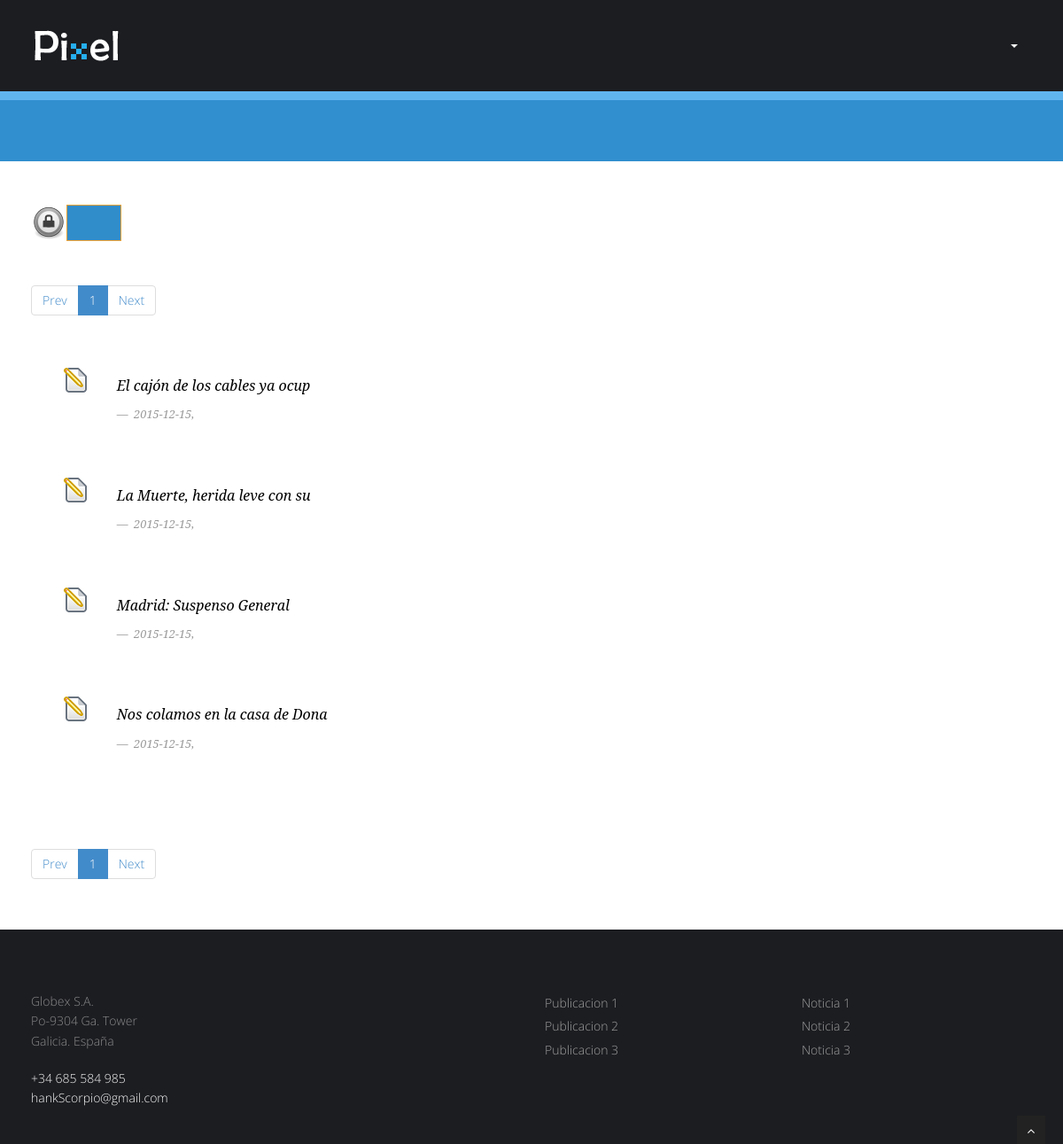
The page /Controladores/Privada/C_PrensaP.php (signed in) on the database as committed earlier.
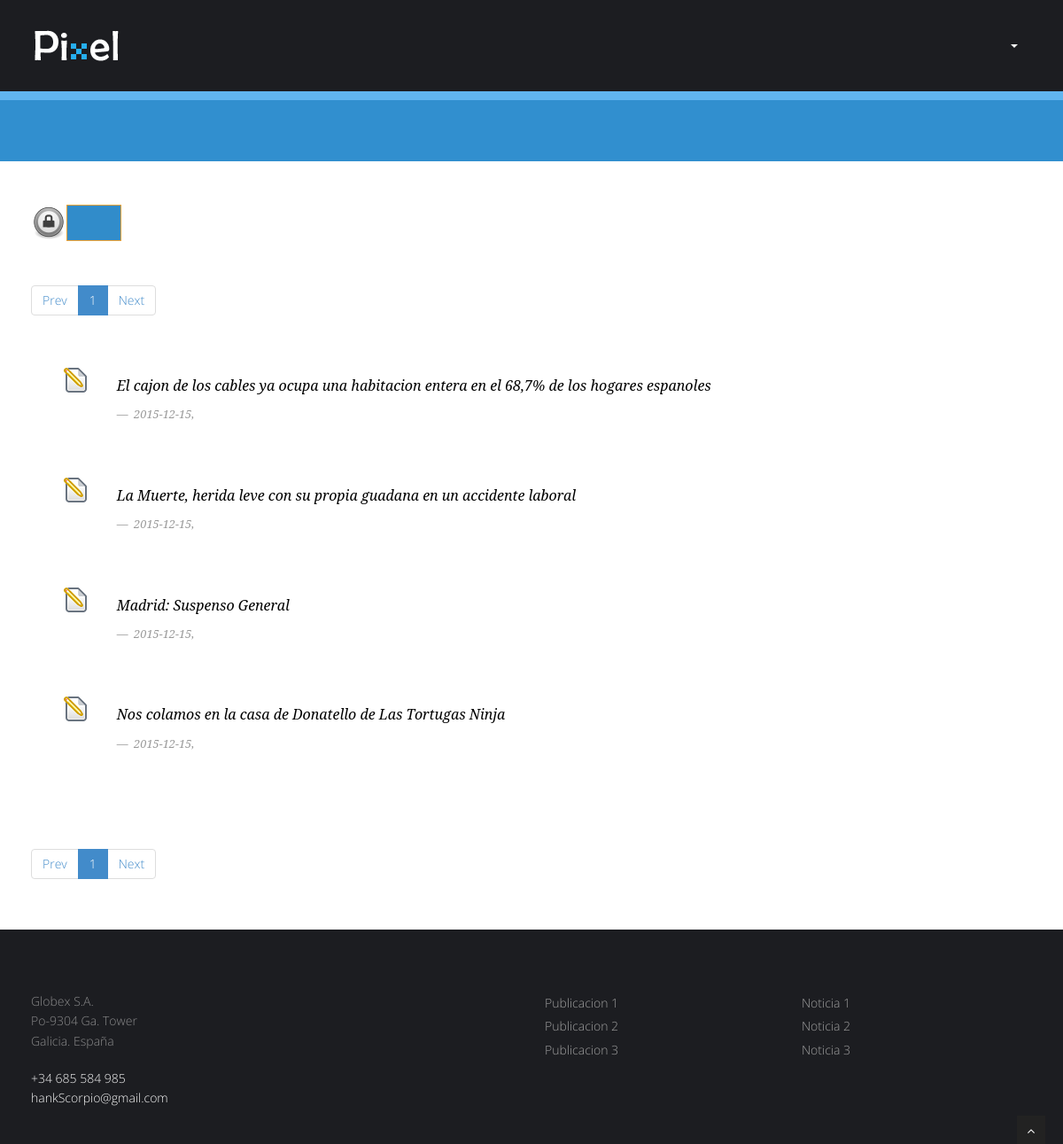
The same page on the database as committed later.
### tables this page shows
CREATE TABLE IF NOT EXISTS `S_NOTICIAS` (
  `Titulo_Noticia` varchar(200) NOT NULL,
  `Fecha_Noticia` date NOT NULL,
  `Web_Noticia` varchar(300) DEFAULT NULL,
  `IDPDF_Noticia` varchar(10) DEFAULT NULL,
  `Publicador_Noticia` varchar(20) NOT NULL
);

### Controladores/Privada/C_PrensaP.php (called while the page is built, shortened)
<?php
$Raiz = explode('/',$_SERVER['PHP_SELF'])[count(explode('/',$_SERVER['PHP_SELF']))-4];
function getRuta()
{
	global $Raiz;
	$RutaArray = explode('/',$_SERVER['PHP_SELF']);
	$toret = "";
	for ($i =(count($RutaArray)-2);$i > 0; $i = $i -1)
	{
		if ($RutaArray[$i] == $Raiz)
			break;
		else
			$toret = $toret."../";
	}
	return $toret;
}
$RutaRelativaControlador = getRuta();
include_once $RutaRelativaControlador.'Comun/ArchivoComun.php';
$PagID = $identificadoresPrivados["Prensa"];
include_once $vistas[$PagID];
?>

### Comun/ArchivoComun.php (called while the page is built, shortened)
<?php
$NumporPags = 10;
$identificadores = array(
'Home' => 'H',
'Miembros' => 'M',
'Prensa'=> 'P',
'Transferencias'=> 'T',
'Colaboraciones'=> 'C',
'Login' => 'L',
'Publicaciones' => 'Pu'
);
$identificadoresPrivados = array(
'Home' => 'HP',
'Miembros' => 'MP',
'AMiembros' => 'AMP',
'MMiembros' => 'MMP',
'DMiembros' => 'DMP',
'Prensa'=> 'PP',
'APrensa'=> 'APP',
'MPrensa'=> 'MPP',
'DPrensa' => 'DPP',
'Transferencias'=> 'TP',
'ATransferencias'=> 'ATP',
'MTransferencias'=> 'MTP',
'DTransferencias'=> 'DTP',
'Colaboraciones'=> 'CP',
'AColaboraciones'=> 'ACP',
'MColaboraciones'=> 'MCP',
'DColaboraciones'=> 'DCP',
'Publicaciones'=> 'PuP',
'APublicaciones'=> 'APuP',
'MPublicaciones'=> 'MPuP',
'DPublicaciones'=> 'DPuP',
'Docencia'=> 'DC',
'ADocencia'=> 'ADC',
'MDocencia'=> 'MDC',
'Actividades'=> 'AP',
'AActividades'=> 'AAP',
'MActividades'=> 'MAP',
'DActividades'=> 'DAP',
'Administracion'=> 'G',
'ERRORPERM' => 'ERRORPERM'
);
$MenuPrincipalPrivados = array(
'Home' => $identificadoresPrivados['Home'],
'Miembros' => $identificadoresPrivados['Miembros'],
'Prensa'=> $identificadoresPrivados['Prensa'],
'Transferencias'=> $identificadoresPrivados['Transferencias'],
'Colaboraciones'=> $identificadoresPrivados['Colaboraciones'],
'Docencia'=> $identificadoresPrivados['Docencia'],
'Publicaciones'=> $identificadoresPrivados['Publicaciones'],
'Actividades'=> $identificadoresPrivados['Actividades'],
'Administracion'=> $identificadoresPrivados['Administracion']
);
?>

### GESTAPP/Clases/BaseDatosControl.php (called while the page is built, shortened)
<?php
Class BaseDatosControl
{
	public $conexionBD;
	function __construct()
	{
		$this->conexionBD = new mysqli('localhost','gC', 'gC','ET3gC');
	}
	function OperacionGenericaBD($var,$Error = "1")
	{
		if (!$resultado = $this->conexionBD->query($var))
		{
			if (isset($_COOKIE["TEST"]))
			{
				echo '<br><b>Warning</b>: '.$this->conexionBD->error.' in <b>/BaseDatosControl.php</b> on line <b>36</b><br>';
				exit();
			}
			else
			{
				throw new Exception($Error . "=>". $var . "<br>Error: " . $this->conexionBD->error . "");
			}
		}
		return $resultado;
	}
}
?>

### Clases/TablaBD.php (called while the page is built, shortened)
<?php
include_once $RutaRelativaControlador.'GESTAPP/Clases/BaseDatosControl.php';
Class TablaBD
{
	public $nombreTabla = "";
	function __construct($n,$arrayCampos,$arrayClaves)
	{
		$this->nombreTabla = $n;
	}
	public function ListadoRegistros($opciones)
	{
		$BD = new BaseDatosControl();
		return $BD->OperacionGenericaBD("Select * from ".$this->nombreTabla." ". $opciones);
	}
}
?>

### Vistas/Privadas/V_PrensaP.php (the view, shortened to what this page needs)
<?php
Class PrensaPrivada
{
function DisplayContent($idioma,$noticias,$pagAct,$ultimaPagina)
{
	global $NumporPags;
	global $identificadoresPrivados;
	global $controladores;
	global $RutaRelativaControlador;
?>
	<section id="content">
	<div class="container">
			<div class="row">
			<div class="col-md-3" >
			<img style="display:inline" src="<?php echo $RutaRelativaControlador?>img/engranaje2.svg.png"
			  class="img-responsive">
			  <a style="display:inline" class="btn btn-warning" href="<?php echo $controladores[$identificadoresPrivados["APrensa"]]?>"><?php echo $idioma['Alta_Prensa']; ?></a>
			</div>
			<div class="col-md-9"></div>
		  </div>
		<div class="row">
			<div class="col-md-12">
				<ul class="pagination">
					<li>
						<a onclick="document.getElementById('ant').submit();">Prev</a>
					</li>
					<?php
					for ($i = $pagAct-5; $i < $pagAct+5;$i = $i+1 )
					{
						if ($i > 0 && $i <= ceil(count($noticias)/$NumporPags))
						{
							$active = "";
							if ($i == $pagAct)
								$active = ' class="active" ';
							echo '
							<li '.$active.' >
								<a onclick="document.getElementById(\'numeracion'.$i.'\').submit();">'.$i.'</a>
							</li>
							';
						}
					}
					?>
					<li>
						<a onclick="document.getElementById('pos').submit();">Next</a>
					</li>
				</ul>
			</div>
		</div>
		<div class="row">
			<div class="col-lg-12">
				<?php
					foreach($noticias as $noticia)
					{
						echo '
						<div class="row">
						<div class="col-md-1">
							<form id="'.$noticia["Titulo_Noticia"].'" action="'.$controladores[$identificadoresPrivados["MPrensa"]].'" method="POST">
								<input type="hidden" name="MOD" value="'.$noticia["Titulo_Noticia"].'" />
								</form>
								<img style="display:inline" onClick="document.getElementById(\''.$noticia["Titulo_Noticia"].'\').submit();" src="'.$RutaRelativaControlador.'img/editar.png"
							class="img-responsive pull-right"></img>
							</div>
							<div class="col-md-11">
								<blockquote>
									<p>
										'.$noticia["Titulo_Noticia"].'
									</p> <small> '.$noticia["Fecha_Noticia"].', <cite> <a href="'.$noticia["Web_Noticia"].'" target="_blank" >'.$idioma["Enlace"].'</a> </cite>
									</small>
								</blockquote>
							</div>
						</div>
						';
					}
				?>
			</div>
		</div>
		<div class="row">
			<div class="col-md-12">
				<ul class="pagination">
					<li>
						<a onclick="document.getElementById('ant').submit();">Prev</a>
					</li>
					<?php
					for ($i = $pagAct-5; $i < $pagAct+5;$i = $i+1 )
					{
						if ($i > 0 && $i <= ceil(count($noticias)/$NumporPags))
						{
							$active = "";
							if ($i == $pagAct)
								$active = ' class="active" ';
							echo '
							<li '.$active.' >
								<a onclick="document.getElementById(\'numeracion'.$i.'\').submit();">'.$i.'</a>
							</li>
							';
						}
					}
					?>
					<li>
						<a onclick="document.getElementById('pos').submit();">Next</a>
					</li>
				</ul>
			</div>
		</div>
	</div>
	</section>
<?php
}
}
	$noticias = array ();
		try
		{
			$consulta = $_TABLANOTICIAS->ListadoRegistros("");
			for ($i = 0; $i < $consulta->num_rows ;$i++)
			{
				$noticias[] = $consulta->fetch_assoc();
			}
		}
		catch(Exception $e)
		{
			$errorRescrito = explode("=>",$e->getMessage());
			$_SESSION['error'] = 'CON ERR NOTICIAS'."=>".$errorRescrito[1];
		}
		$pagCargar = 1;
$princ_view = new PrensaPrivada();
include_once$RutaRelativaControlador.'Comun/CabeceraPriv.php';
$princ_view->DisplayContent($idioma,$noticias,$pagCargar,ceil(count($noticias)/$NumporPags));
include_once$RutaRelativaControlador.'Comun/Pie.php';
?>

### Comun/CabeceraPriv.php (shortened to what this page needs)
<!DOCTYPE html>
<html lang="es">
<head>
<?php
	$IndexIdiomaPageName = "PagName".$PagID;
?>
<link href="<?php echo $RutaRelativaControlador?>css/bootstrap.min.css" rel="stylesheet" />
<link href="<?php echo $RutaRelativaControlador?>css/fancybox/jquery.fancybox.css" rel="stylesheet">
<link href="<?php echo $RutaRelativaControlador?>css/jcarousel.css" rel="stylesheet" />
<link href="<?php echo $RutaRelativaControlador?>css/flexslider.css" rel="stylesheet" />
<link href="<?php echo $RutaRelativaControlador?>css/style.css" rel="stylesheet" />
</head>
<body >
<div id="wrapper">
		<header>
        <div class="navbar navbar-default navbar-static-top">
            <div class="container">
                <div class="navbar-header">
                    <a class="navbar-brand" href="ControladorWEB.php?PagMenu=<?php echo $identificadores['Home']?>"><img src="<?php echo $RutaRelativaControlador?>img/logo.png" alt="logo"/></a>
                </div>
                <div class="navbar-collapse collapse ">
                    <ul class="nav navbar-nav">
					<?php
						foreach ($MenuPrincipalPrivados as $k => $v)
						{
							if ($PagID == $v)
							{
								echo '<li class="active">
								<a href="'.$controladores[$v].'">'.$idioma['PagName'.$v].'</a>
								</li>';
							}
							else
							{
								echo '<li class="active">
								<a href="'.$controladores[$v].'">'.$idioma['PagName'.$v].'</a>
								</li>';
							}
						}
					?>
					<li class="dropdown">
						<a href="#" class="dropdown-toggle" data-toggle="dropdown">
						  <?php echo $idioma['Otros'] ?><b class="caret"></b>
						</a>
					</li>
                    </ul>
                </div>
            </div>
        </div>
	</header>
	<?php
	if ($PagID != 'HP')
	{
		echo '
			<section id="inner-headline">
				<div class="container">
					<div class="row">
						<div class="col-lg-12">
							<h2 class="pageTitle">
								'.$idioma[$IndexIdiomaPageName].'
							</h2>
						</div>
					</div>
				</div>
			</section>
		';
	}

### Comun/Pie.php (shortened to what this page needs)
	<footer>
	<div class="container">
		<div class="row">
			<div class="col-lg-3">
				<div class="widget">
					<a href="https://www.google.es/maps/@42.3414157,-8.2803702,3a,75y,342.27h,82.14t/data=!3m6!1e1!3m4!1sk3Jz0X8mNuANbTSQBBhLmw!2e0!7i13312!8i6656!6m1!1e1"><address>
					Globex S.A.<br>
					Po-9304 Ga. Tower<br>
					Galicia. España</address></a>
					<p>
						<i class="icon-phone"></i> +34 685 584 985<br>
						<i class="icon-envelope-alt"></i> hankScorpio@gmail.com
					</p>
				</div>
			</div>
			<div class="col-lg-3">
				<div class="widget">
					<ul class="link-list">
						<li><a href="#"><?php echo $idioma['Ultimos eventos']?></a></li>
						<li><a href="#"><?php echo $idioma['Terminos y Condiciones']?></a></li>
						<li><a href="#"><?php echo $idioma['Politica de privacidad']?></a></li>
						<li><a href="#"><?php echo $idioma['Carrera']?></a></li>
						<li><a href="#"><?php echo $idioma['Contactanos']?></a></li>
					</ul>
				</div>
			</div>
			<div class="col-lg-3">
				<div class="widget">
					<ul class="link-list">
						<li><a href="#">Publicacion 1</a></li>
						<li><a href="#">Publicacion 2</a></li>
						<li><a href="#">Publicacion 3</a></li>
					</ul>
				</div>
			</div>
			<div class="col-lg-3">
					<div class="widget">
					<ul class="link-list">
						<li><a href="#">Noticia 1</a></li>
						<li><a href="#">Noticia 2</a></li>
						<li><a href="#">Noticia 3</a></li>
					</ul>
				</div>
			</div>
		</div>
	</div>
	</footer>
</div>
<a href="#" class="scrollup"><i class="fa fa-angle-up active"></i></a>
</body>
</html>

### css/style.css (style rules this page uses)
body { font-family:'Open Sans', Arial, sans-serif; font-size:14px; font-weight:300; line-height:1.6em; color:#656565; }
.container { padding:0 20px 0 20px; position:relative; }
#wrapper { width:100%; margin:0; padding:0; }
.row,.row-fluid { margin-bottom:30px; }
.row .row,.row-fluid .row-fluid { margin-bottom:30px; }
header .navbar { margin-bottom: 0; }
.navbar-default { border: none; }
.navbar-brand { color: #222; text-transform: uppercase; font-size: 24px; font-weight: 700; line-height: 1em; letter-spacing: -1px; margin-top: 13px; padding: 0 0 0 15px; }
.navbar-default .navbar-brand { color: #61B331; }
header .navbar-collapse ul.navbar-nav { float: right; margin-right: 0; }
header .navbar-default { background-color: #1c1d21; }
header .nav li a:hover, header .nav li a:focus, header .nav li.active a, header .nav li.active a:hover, header .nav li a.dropdown-toggle:hover, header .nav li a.dropdown-toggle:focus, header .nav li.active ul.dropdown-menu li a:hover, header .nav li.active ul.dropdown-menu li.active a { -webkit-transition: all .3s ease; -moz-transition: all .3s ease; -ms-transition: all .3s ease; -o-transition: all .3s ease; transition: all .3s ease; }
header .navbar { min-height: 70px; padding:18px 0; }
header .navbar-nav > li { padding-bottom: 12px; padding-top: 12px; }
header .navbar-nav > li > a { padding-bottom: 6px; padding-top: 5px; margin-left: 2px; line-height: 30px; font-weight: 700; -webkit-transition: all .3s ease; -moz-transition: all .3s ease; -ms-transition: all .3s ease; -o-transition: all .3s ease; transition: all .3s ease; }
header .nav .caret { border-bottom-color: #f5f5f5; border-top-color: #f5f5f5; }
.navbar-default .navbar-nav > .active > a, .navbar-default .navbar-nav > .active > a:hover, .navbar-default .navbar-nav > .active > a:focus { background-color: #fff; }
header ul.nav li { border:none; margin:0; }
header ul.nav li a { font-size:12px; border:none; font-weight:700; text-transform:uppercase; }
.navbar .nav > li > a { color: #848484 !important; text-shadow: none; border: 1px solid rgba(255, 255, 255, 0) !important; }
.navbar .nav > .active > a,.navbar .nav > .active > a:hover { background:none; font-weight:700; }
.navbar-default .navbar-nav>.active>a, .navbar-default .navbar-nav>.active>a:hover, .navbar-default .navbar-nav>.active>a:focus { color: #3498db; }
ul.nav li.dropdown a { z-index:1000; display:block; }
#content { position:relative; background:#fff; padding:50px 0 0px 0; }
#content img { max-width:100%; height:auto; }
#inner-headline { background: #318FCF; position:relative; margin:0; padding:0; color:#fefefe; border-top: 10px solid #61B5EF; }
blockquote { font-size:16px; font-weight:400; font-family:'Noto Serif', serif; font-style:italic; padding-left:0; color:#000000; line-height:1.6em; border:none; }
.btn { text-align: center; background: #318CCA; color: #fff; border-radius: 0;padding: 10px 30px; }
ul.link-list { margin:0; padding:0; list-style:none; }
ul.link-list li { margin:0; padding:2px 0 2px 0; list-style:none; }
footer { background: #1C1D21; }
footer ul.link-list li a { color: #A0A0A0; }
footer { padding:50px 0 0 0; color:#f8f8f8; }
footer a { color:#fff; }
footer address { line-height:1.6em; color: #8B8B8C; }
.scrollup { position:fixed; width:32px; height:32px; bottom:0px; right:20px; background: #222; }
a.scrollup { outline:0; text-align: center; }
a.scrollup i { margin-top: 10px; color: #fff; }
img.pull-right, .align-right { float:right; margin:0 0 15px 15px; }

Rows that differ between the two databases and show on the page:
removed s_noticias: Titulo_Noticia "El cajón de los cables ya ocup", Fecha_Noticia "2015-12-15"
removed s_noticias: Titulo_Noticia "La Muerte, herida leve con su", Fecha_Noticia "2015-12-15"
removed s_noticias: Titulo_Noticia "Nos colamos en la casa de Dona", Fecha_Noticia "2015-12-15"
added s_noticias: Titulo_Noticia "El cajon de los cables ya ocupa una habitacion entera en el 68,7% de los hogares espanoles", Fecha_Noticia "2015-12-15"
added s_noticias: Titulo_Noticia "La Muerte, herida leve con su propia guadana en un accidente laboral", Fecha_Noticia "2015-12-15"
added s_noticias: Titulo_Noticia "Nos colamos en la casa de Donatello de Las Tortugas Ninja", Fecha_Noticia "2015-12-15"
